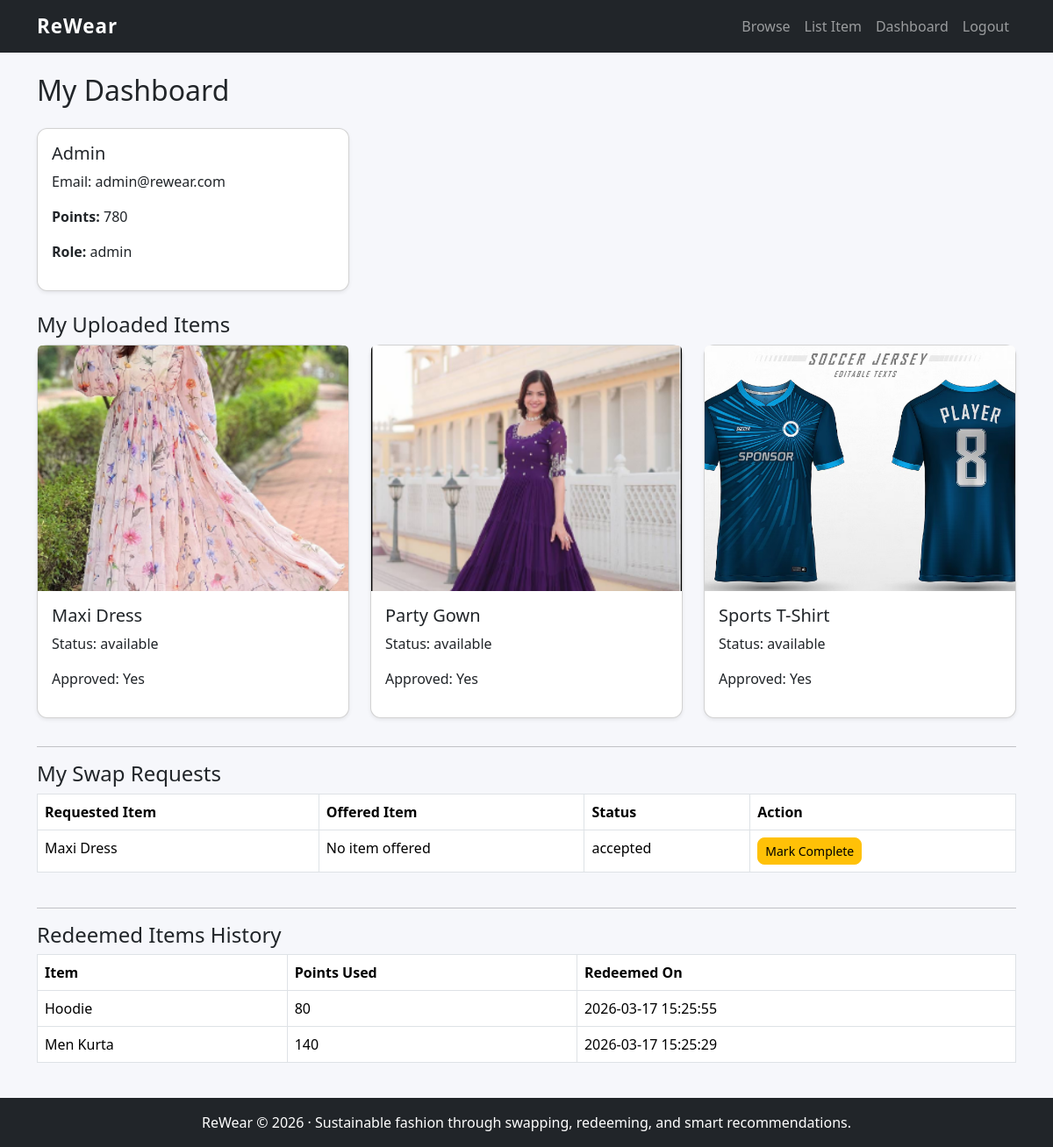
The app's page /dashboard (signed in) with its own data.
### tables this page shows
CREATE TABLE users (
        id INTEGER PRIMARY KEY AUTOINCREMENT,
        name TEXT NOT NULL,
        email TEXT UNIQUE NOT NULL,
        password TEXT NOT NULL,
        points INTEGER DEFAULT 100,
        role TEXT DEFAULT 'user',
        created_at TEXT DEFAULT (datetime('now'))
    );

CREATE TABLE items (
        id INTEGER PRIMARY KEY AUTOINCREMENT,
        user_id INTEGER NOT NULL,
        title TEXT NOT NULL,
        description TEXT,
        category TEXT,
        type TEXT,
        size TEXT,
        condition TEXT,
        tags TEXT,
        points INTEGER DEFAULT 50,
        image TEXT DEFAULT 'default.jpg',
        status TEXT DEFAULT 'available',
        approved INTEGER DEFAULT 0,
        created_at TEXT DEFAULT (datetime('now')),
        FOREIGN KEY (user_id) REFERENCES users(id)
    );

CREATE TABLE swaps (
        id INTEGER PRIMARY KEY AUTOINCREMENT,
        requester_id INTEGER NOT NULL,
        owner_id INTEGER NOT NULL,
        requested_item_id INTEGER NOT NULL,
        offered_item_id INTEGER,
        status TEXT DEFAULT 'pending',
        created_at TEXT DEFAULT (datetime('now')),
        FOREIGN KEY (requester_id) REFERENCES users(id),
        FOREIGN KEY (owner_id) REFERENCES users(id),
        FOREIGN KEY (requested_item_id) REFERENCES items(id),
        FOREIGN KEY (offered_item_id) REFERENCES items(id)
    );

CREATE TABLE redemptions (
        id INTEGER PRIMARY KEY AUTOINCREMENT,
        user_id INTEGER NOT NULL,
        item_id INTEGER NOT NULL,
        points_used INTEGER NOT NULL,
        redeemed_on TEXT DEFAULT (datetime('now')),
        FOREIGN KEY (user_id) REFERENCES users(id),
        FOREIGN KEY (item_id) REFERENCES items(id)
    );

### app.py (the view)
@app.route("/dashboard")
@login_required
def dashboard():
    uid = session["user_id"]
    user = row_to_dict(query("SELECT * FROM users WHERE id = ?", (uid,), one=True))
    my_items = rows_to_dicts(query("""
        SELECT * FROM items
        WHERE user_id = ?
        ORDER BY id DESC
    """, (uid,)))
    my_swaps = rows_to_dicts(query("""
        SELECT swaps.*,
               req_user.name AS requester_name,
               own_user.name AS owner_name,
               req_item.title AS requested_item_title,
               off_item.title AS offered_item_title
        FROM swaps
        JOIN users req_user ON swaps.requester_id = req_user.id
        JOIN users own_user ON swaps.owner_id = own_user.id
        JOIN items req_item ON swaps.requested_item_id = req_item.id
        LEFT JOIN items off_item ON swaps.offered_item_id = off_item.id
        WHERE swaps.requester_id = ? OR swaps.owner_id = ?
        ORDER BY swaps.id DESC
    """, (uid, uid)))
    redemptions = rows_to_dicts(query("""
        SELECT redemptions.*, items.title
        FROM redemptions
        JOIN items ON redemptions.item_id = items.id
        WHERE redemptions.user_id = ?
        ORDER BY redemptions.id DESC
    """, (uid,)))
    return render_template(
        "dashboard.html",
        user=user,
        my_items=my_items,
        my_swaps=my_swaps,
        redemptions=redemptions
    )

### app.py (called while the page is built)
def get_db():
    if "db" not in g:
        g.db = sqlite3.connect(app.config["DATABASE"])
        g.db.row_factory = sqlite3.Row
        g.db.execute("PRAGMA foreign_keys = ON")
    return g.db

def query(sql, args=(), one=False):
    cur = get_db().execute(sql, args)
    rows = cur.fetchall()
    cur.close()
    return (rows[0] if rows else None) if one else rows

def row_to_dict(row):
    return dict(row) if row else None

def rows_to_dicts(rows):
    return [dict(r) for r in rows]

def login_required(f):
    @wraps(f)
    def decorated(*args, **kwargs):
        if "user_id" not in session:
            flash("Please log in to continue.", "warning")
            return redirect(url_for("login"))
        return f(*args, **kwargs)
    return decorated

@app.context_processor
def inject_user():
    user = None
    if "user_id" in session:
        user = row_to_dict(query("SELECT * FROM users WHERE id = ?", (session["user_id"],), one=True))
        if user:
            session["user_points"] = user["points"]
    return {
        "current_user": user,
        "session_user_id": session.get("user_id"),
        "session_user_name": session.get("user_name"),
        "session_user_role": session.get("user_role"),
        "session_user_points": session.get("user_points")
    }

### templates/dashboard.html
{% extends 'base.html' %}
{% block content %}
<h2 class="mb-4">My Dashboard</h2>
<div class="row mb-4">
    <div class="col-md-4">
        <div class="card shadow-sm">
            <div class="card-body">
                <h5>{{ user['name'] }}</h5>
                <p>Email: {{ user['email'] }}</p>
                <p><strong>Points:</strong> {{ user['points'] }}</p>
                <p><strong>Role:</strong> {{ user['role'] }}</p>
            </div>
        </div>
    </div>
</div>
<h4>My Uploaded Items</h4>
<div class="row">
    {% for item in my_items %}
    <div class="col-md-4 mb-3">
        <div class="card shadow-sm">
            <img src="{{ url_for('static', filename='images/uploads/' + item['image']) }}" class="card-img-top item-img" alt="">
            <div class="card-body">
                <h5>{{ item['title'] }}</h5>
                <p>Status: {{ item['status'] }}</p>
                <p>Approved: {{ 'Yes' if item['approved'] == 1 else 'Pending' }}</p>
            </div>
        </div>
    </div>
    {% else %}
    <p>No items uploaded yet.</p>
    {% endfor %}
</div>
<hr>
<h4>My Swap Requests</h4>
<div class="table-responsive mb-4">
    <table class="table table-bordered">
        <thead>
            <tr>
                <th>Requested Item</th>
                <th>Offered Item</th>
                <th>Status</th>
                <th>Action</th>
            </tr>
        </thead>
        <tbody>
            {% for swap in my_swaps %}
            <tr>
                <td>{{ swap['requested_item_title'] }}</td>
                <td>{{ swap['offered_item_title'] if swap['offered_item_title'] else 'No item offered' }}</td>
                <td>{{ swap['status'] }}</td>
                <td>
                    {% if swap['owner_id'] == session_user_id and swap['status'] == 'pending' %}
                        <a href="{{ url_for('swap_action', swap_id=swap['id'], action='accept') }}" class="btn btn-success btn-sm">Accept</a>
                        <a href="{{ url_for('swap_action', swap_id=swap['id'], action='reject') }}" class="btn btn-danger btn-sm">Reject</a>
                    {% elif swap['owner_id'] == session_user_id and swap['status'] == 'accepted' %}
                        <a href="{{ url_for('swap_action', swap_id=swap['id'], action='complete') }}" class="btn btn-warning btn-sm">Mark Complete</a>
                    {% else %}
                        -
                    {% endif %}
                </td>
            </tr>
            {% else %}
            <tr><td colspan="4">No swap records yet.</td></tr>
            {% endfor %}
        </tbody>
    </table>
</div>
<hr>
<h4>Redeemed Items History</h4>
<div class="table-responsive">
    <table class="table table-bordered">
        <thead>
            <tr>
                <th>Item</th>
                <th>Points Used</th>
                <th>Redeemed On</th>
            </tr>
        </thead>
        <tbody>
            {% for r in redemptions %}
            <tr>
                <td>{{ r['title'] }}</td>
                <td>{{ r['points_used'] }}</td>
                <td>{{ r['redeemed_on'] }}</td>
            </tr>
            {% else %}
            <tr><td colspan="3">No redemption history yet.</td></tr>
            {% endfor %}
        </tbody>
    </table>
</div>
{% endblock %}

### static/css/style.css (style rules this page uses)
body { background-color: #f8f9fa; }
.item-img { height: 250px; object-fit: cover; }
.card { border-radius: 12px; }
.btn { border-radius: 8px; }
body { background-color: #f6f7fb; }
.item-img { height: 280px; object-fit: cover; }

### records on screen
users: name "Admin", email "admin@rewear.com", points "780", role "admin"
items: image (picture), title "Maxi Dress", status "available", approved "Yes"
items: image (picture), title "Party Gown", status "available", approved "Yes"
items: image (picture), title "Sports T-Shirt", status "available", approved "Yes"
swaps: requested_item_title "Maxi Dress", swap "No item offered", status "accepted"
redemptions: title "Hoodie", points_used "80", redeemed_on "2026-03-17 15:25:55"
redemptions: title "Men Kurta", points_used "140", redeemed_on "2026-03-17 15:25:29"
